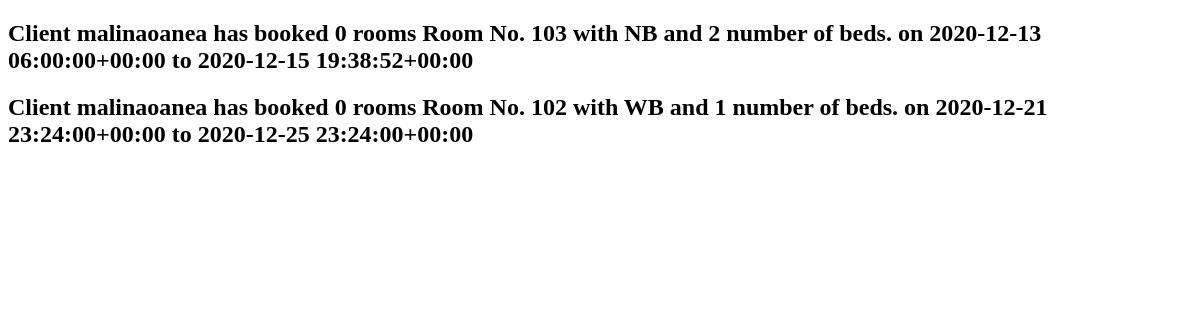
The app's page /book_list/, older data.
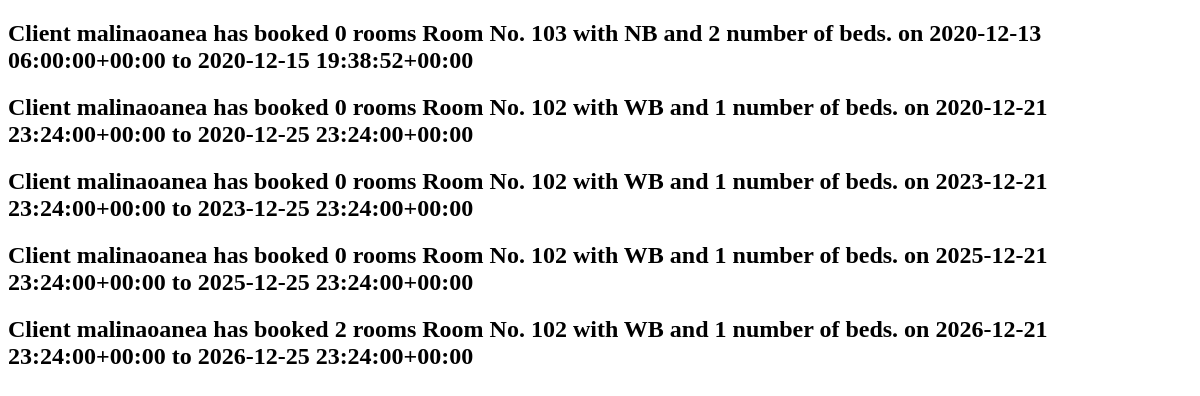
The same page, newer data.
### innapp/models.py (models this page shows)
class Book(models.Model):
    client = models.ForeignKey(settings.AUTH_USER_MODEL, on_delete=models.CASCADE)
    room = models.ForeignKey(Room, on_delete=models.CASCADE)
    check_in = models.DateTimeField()
    check_out = models.DateTimeField()
    number_of_rooms = models.IntegerField(default=0)
    def __str__(self):
        return 'Client {} has booked {} rooms {} on {} to {}'.format(self.client, self.number_of_rooms, self.room, self.check_in, self.check_out)

class Room(models.Model):
    ROOM_CATEGORIES = ( ('WB', 'bathroom'), ('NB', 'nbathroom'))
    number = models.IntegerField(default=0)
    category = models.CharField(max_length=5, choices=ROOM_CATEGORIES)
    beds = models.IntegerField(default=0)
    capacity = models.IntegerField(default=0)
    def __str__(self):
        return 'Room No. {} with {} and {} number of beds.'.format(self.number, self.category, self.beds)

### innapp/views.py (the view)
# urls.py: path('book_list/', BookList.as_view(), name='book_list'),
class BookList(ListView):
    model = Book

### innapp/templates/innapp/book_list.html (shortened to what this page needs)
<!DOCTYPE html>
<head>
</head>
<body>
    {% for b in book_list%}
    <h2>{{b}}</h2>
    {% endfor %}
</body>
</html>

Row changes from the older to the newer data that the page shows:
added Book: client+number_of_rooms+room "Client malinaoanea has booked 0 rooms Room No. 102 with WB and 1 number of beds. on 2023-12-21 23:24:00+00:00 to 2023-12-25 23:24:00+00:00"
added Book: client+number_of_rooms+room "Client malinaoanea has booked 0 rooms Room No. 102 with WB and 1 number of beds. on 2025-12-21 23:24:00+00:00 to 2025-12-25 23:24:00+00:00"
added Book: client+number_of_rooms+room "Client malinaoanea has booked 2 rooms Room No. 102 with WB and 1 number of beds. on 2026-12-21 23:24:00+00:00 to 2026-12-25 23:24:00+00:00"
